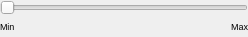
<?xml version="1.0" encoding="UTF-8"?>
<ui version="4.0">
 <class>QArkRangeSliderWidget</class>
 <widget class="QWidget" name="QArkRangeSliderWidget">
  <property name="geometry">
   <rect>
    <x>0</x>
    <y>0</y>
    <width>248</width>
    <height>37</height>
   </rect>
  </property>
  <property name="windowTitle">
   <string>Form</string>
  </property>
  <layout class="QVBoxLayout" name="verticalLayout">
   <property name="spacing">
    <number>0</number>
   </property>
   <property name="margin">
    <number>0</number>
   </property>
   <item>
    <widget class="QxtSpanSlider" name="slider">
     <property name="orientation">
      <enum>Qt::Horizontal</enum>
     </property>
    </widget>
   </item>
   <item>
    <layout class="QHBoxLayout" name="horizontalLayout">
     <property name="spacing">
      <number>0</number>
     </property>
     <item>
      <widget class="QLabel" name="minValueLabel">
       <property name="font">
        <font>
         <pointsize>7</pointsize>
        </font>
       </property>
       <property name="text">
        <string>Min</string>
       </property>
      </widget>
     </item>
     <item>
      <spacer name="horizontalSpacer">
       <property name="orientation">
        <enum>Qt::Horizontal</enum>
       </property>
       <property name="sizeHint" stdset="0">
        <size>
         <width>40</width>
         <height>20</height>
        </size>
       </property>
      </spacer>
     </item>
     <item>
      <widget class="QLabel" name="maxValueLabel">
       <property name="font">
        <font>
         <pointsize>7</pointsize>
        </font>
       </property>
       <property name="layoutDirection">
        <enum>Qt::LeftToRight</enum>
       </property>
       <property name="text">
        <string>Max</string>
       </property>
       <property name="alignment">
        <set>Qt::AlignRight|Qt::AlignTrailing|Qt::AlignVCenter</set>
       </property>
      </widget>
     </item>
    </layout>
   </item>
  </layout>
 </widget>
 <customwidgets>
  <customwidget>
   <class>QxtSpanSlider</class>
   <extends>QSlider</extends>
   <header>pyQArk.Widgets.QArkRangeSliderWidget.QxtSpanSlider</header>
  </customwidget>
 </customwidgets>
 <resources/>
 <connections/>
</ui>
